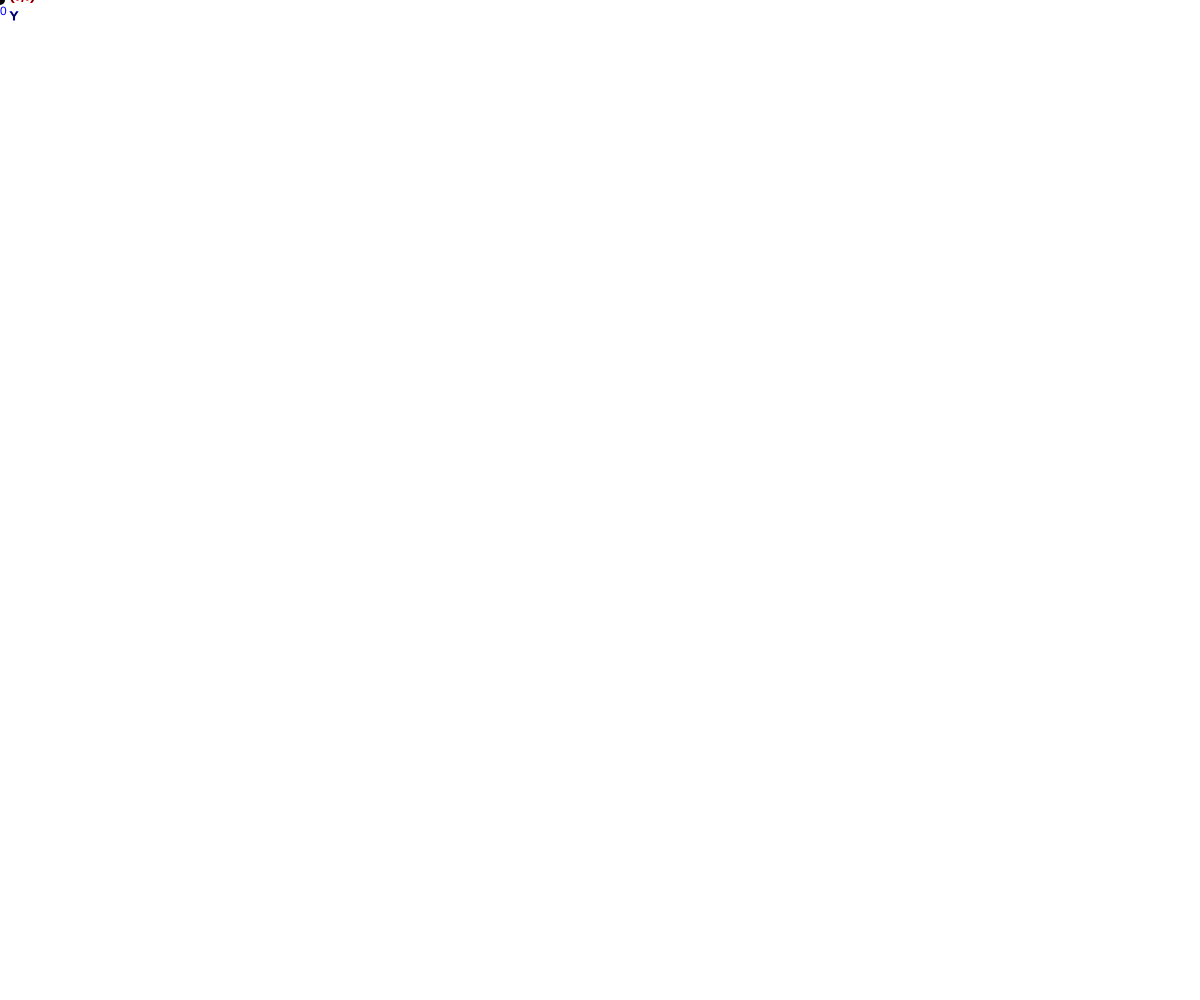
Frame 1 (no input)
Frame 60 (no input): identical to frame 1, image omitted
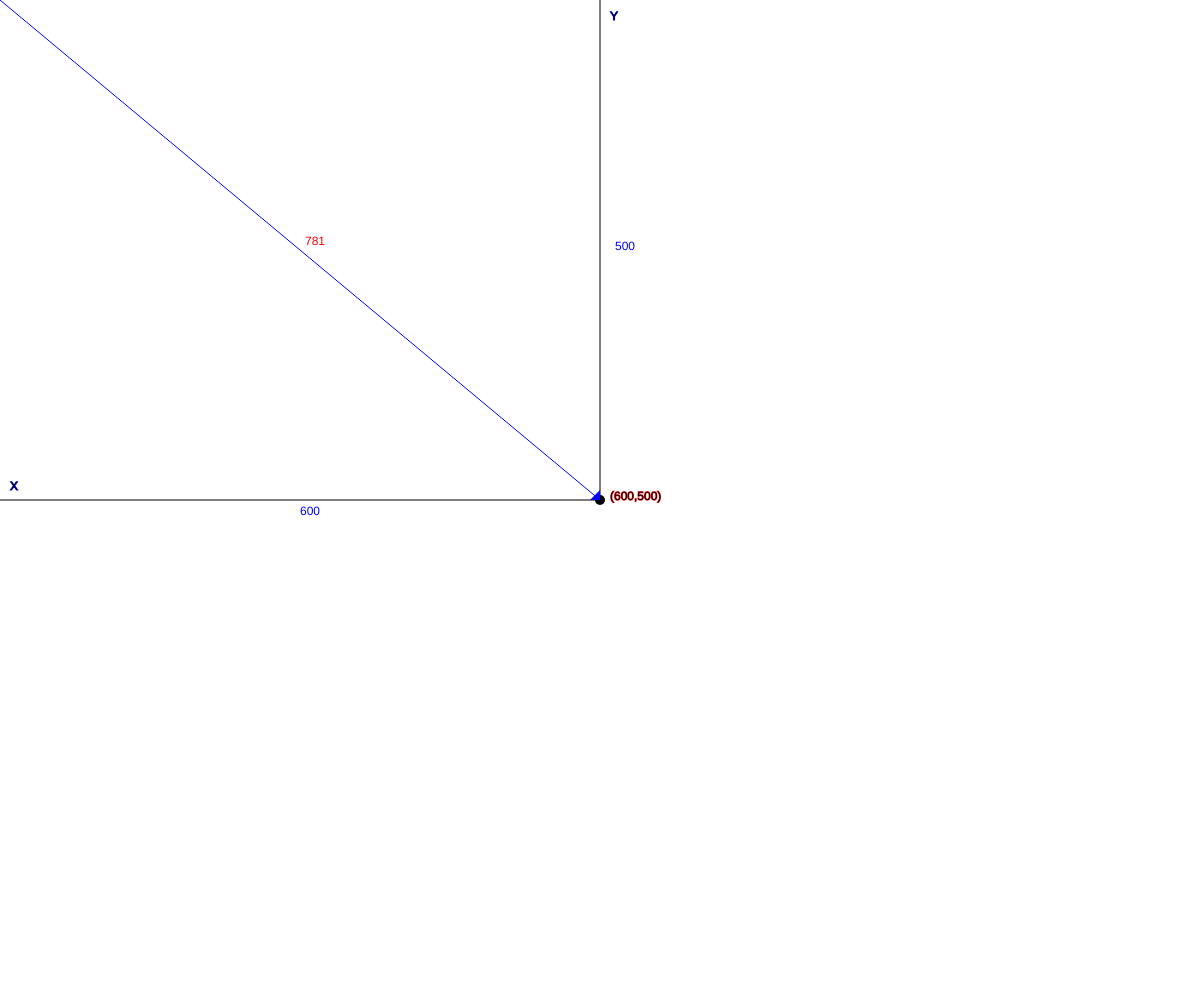
Frame 120 (the mouse pressed at the canvas centre since frame 60)

The p5.js sketch that drew these frames (run headless with seeded random() and noise() and a simulated clock; from frame 60 on, the mouse is pressed at the canvas centre):

// p5.js sketch
// ── sketch.js
/*
  Author:
    *Jesus Ramirez Nieto
    *David Guillermo Robles Sánchez

  Ejemplo para el manejo de vectores y de programacion
  orientada a objetos 
*/
var vector;
function setup()
{
  createCanvas(windowWidth,windowHeight);
  //instanciación del objeto vector

  vector = new vector();
}

function draw()
{
    //Background añade un fondo para el canvas
    //Puedes colocar un color ya sea en escala de grises, RGB, Hex, Hsl
   background("#FFF");
   //fill rellena las figuras geometricas que tenga debajo de la sentencia
   fill("#000");
   //noStroke previene que se dibuje un borde en la figura
   noStroke();
   //se llama a la funcion draw del objeto en este caso vector
   vector.draw(mouseX,mouseY);
}

// ── vector.js
function vector()
{

this.draw = function(mouseVectorX,mouseVectorY)
  {
    ellipse(mouseVectorX,mouseVectorY,10,10);
    stroke("red");
    text("("+mouseVectorX+","+mouseVectorY+")",mouseVectorX+10,mouseVectorY);
    stroke("black");
    line(0,mouseVectorY,mouseVectorX,mouseVectorY);
    stroke("blue");
    text("X",10,mouseVectorY-10);
    stroke("black");
    line(mouseVectorX,0,mouseVectorX,mouseVectorY);
    stroke("blue");
    text("Y",mouseVectorX+10,20);
    line(0,0,mouseVectorX,mouseVectorY);
    noStroke();
    fill("blue");
    triangle(mouseVectorX,mouseVectorY,mouseVectorX,mouseVectorY-10,mouseVectorX-10,mouseVectorY);

    text(mouseVectorX,mouseVectorX/2,mouseVectorY+15);
    text(mouseVectorY, mouseVectorX+15,mouseVectorY/2);
    fill("red");
    text(floor(sqrt(mouseVectorX*mouseVectorX+mouseVectorY*mouseVectorY)), (mouseVectorX+10)/2,(mouseVectorY-10)/2);
  }
}
